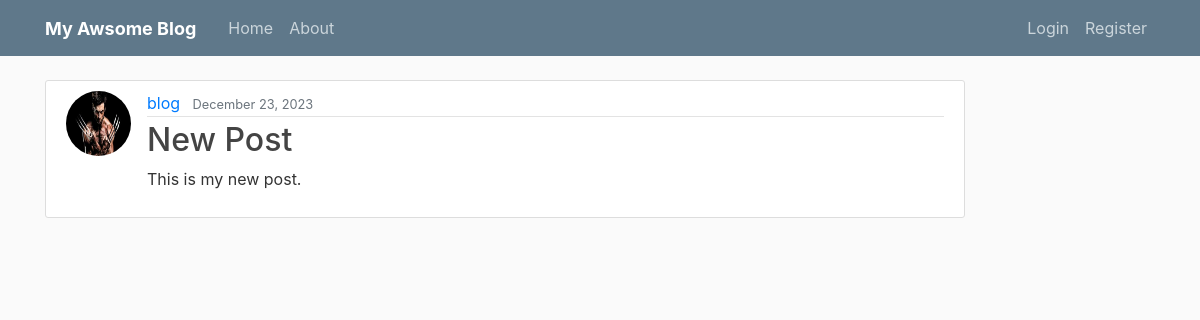
Screenshot of /post/37/ with the database file from the repository.
### blog/models.py (models this page shows, shortened)
class Post(models.Model):
    title = models.CharField(max_length=100)
    content = models.TextField()
    date_posted = models.DateTimeField(default=timezone.now)
    author = models.ForeignKey(User, on_delete=models.CASCADE)

### users/models.py (models this page shows, shortened)
class Profile(models.Model):
    user = models.OneToOneField(User, on_delete=models.CASCADE)
    image = models.ImageField(default='default.jpg', upload_to='profile_pics')

### blog/views.py (the view)
# urls.py: path('post/<int:pk>/', PostDetailView.as_view(), name='post-detail'),
class PostDetailView(DetailView):
    model = Post

### blog/templates/blog/post_detail.html (shortened to what this page needs)
{% extends 'blog/base.html' %}
{% block content %}
<article class="media content-section">
    <img class="rounded-circle article-img" src="{{ post.author.profile.image.url }}">
    <div class="media-body">
    <div class="article-metadata">
        <a class="mr-2" href="{% url 'user-posts' object.author.username %}">{{ object.author }}</a>
        <small class="text-muted">{{ object.date_posted|date:"F d, Y" }}</small>
    </div>
    <h2 class="article-title">{{ object.title }}</h2>
    <p class="article-content">{{ object.content }}</p>
    </div>
</article>
{% endblock content %}

### blog/static/blog/main.css (style rules this page uses)
body { background: #fafafa; color: #333333; margin-top: 5rem; }
h1, h2, h3, h4, h5, h6 { color: #444444; }
.content-section { background: #ffffff; padding: 10px 20px; border: 1px solid #dddddd; border-radius: 3px; margin-bottom: 20px; }
.article-title { color: #444444; }
.article-content { white-space: pre-line; }
.article-img { height: 65px; width: 65px; margin-right: 16px; }
.article-metadata { padding-bottom: 1px; margin-bottom: 4px; border-bottom: 1px solid #e3e3e3 }

### rows the page displays
Post: author.profile.image (picture), author "blog", date_posted "December 23, 2023", title "New Post", content "This is my new post."
